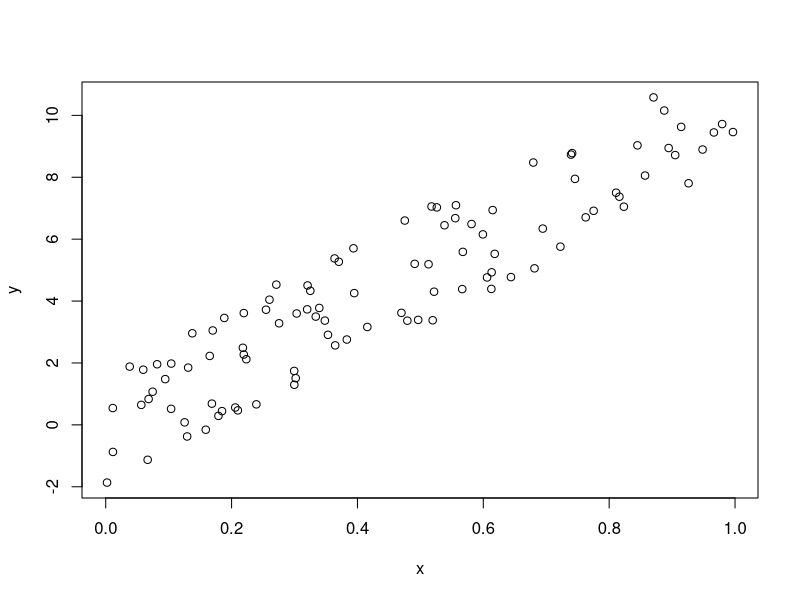
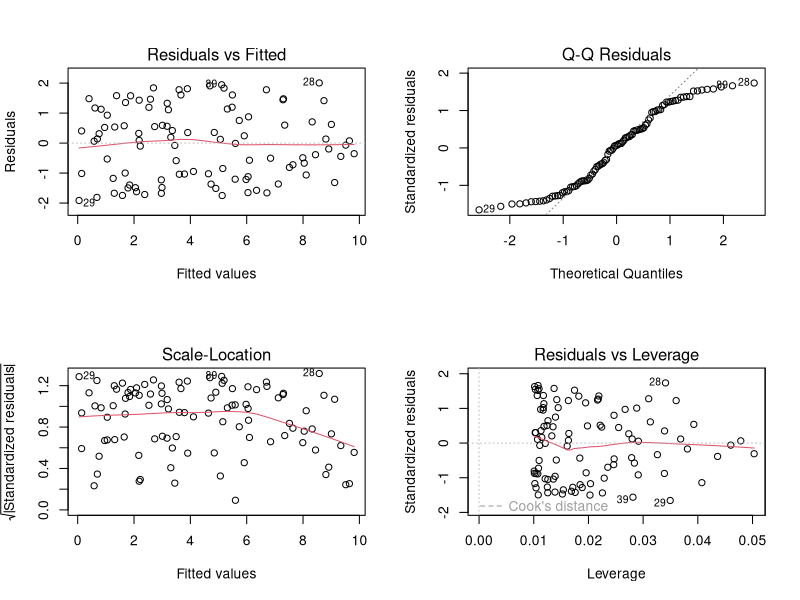

R code for these plots, in order:
## ---- chunk 1
library(ggplot2)
N=100
X = runif(N)
df = data.frame(x=X,y=10*X+runif(N,min=-2, max=2))
plot(df)

## ---- chunk 2
reg=lm(data=df, y~x)
par(mfrow=c(2,2))
plot(reg)
summary(reg)
par(mfrow=c(1,1))
